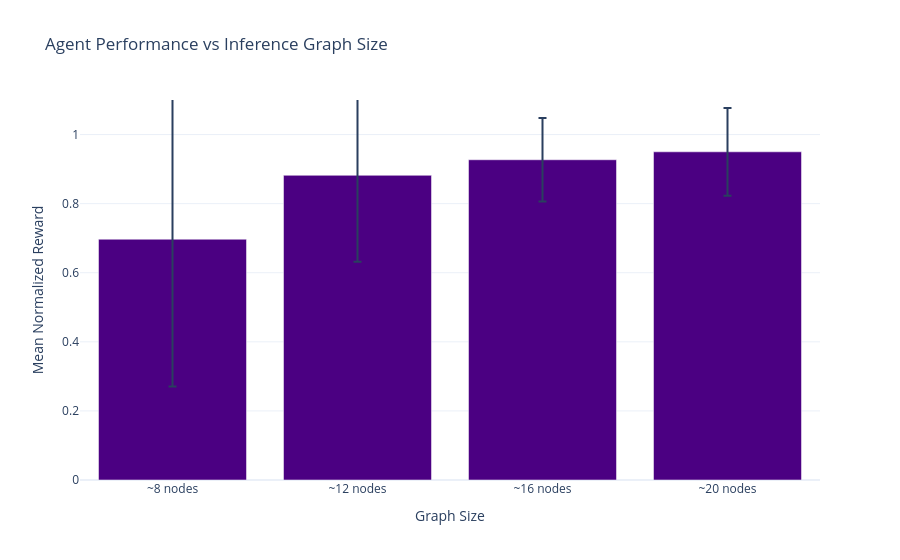

Here is the notebook cell this chart was saved with:
### Code cell
# Performance vs Graph Size Evaluation
import plotly.graph_objects as go

sizes = [8, 12, 16, 20, 40, 60]
mean_rewards = [0.697, 0.882, 0.927, 0.950]
std_rewards = [0.426, 0.250, 0.121, 0.127]

fig = go.Figure(data=go.Bar(
    x=[f"~{s} nodes" for s in sizes],
    y=mean_rewards,
    error_y=dict(type='data', array=std_rewards, visible=True),
    marker_color='indigo'
))

fig.update_layout(
    title="Agent Performance vs Inference Graph Size",
    xaxis_title="Graph Size",
    yaxis_title="Mean Normalized Reward",
    template='plotly_white',
    yaxis=dict(range=[0, 1.1])
)
fig.show()

### Figure 1 — Plotly figure (JSON) as saved in the notebook; plotly's stock layout.template omitted (floating-point values rounded to 4 significant figures)
{"data": [{"error_y": {"array": [0.426, 0.25, 0.121, 0.127], "type": "data", "visible": true}, "marker": {"color": "indigo"}, "type": "bar", "x": ["~8 nodes", "~12 nodes", "~16 nodes", "~20 nodes", "~40 nodes", "~60 nodes"], "y": [0.697, 0.882, 0.927, 0.95]}], "layout": {"title": {"text": "Agent Performance vs Inference Graph Size"}, "xaxis": {"title": {"text": "Graph Size"}}, "yaxis": {"range": [0, 1.1], "title": {"text": "Mean Normalized Reward"}}}}
